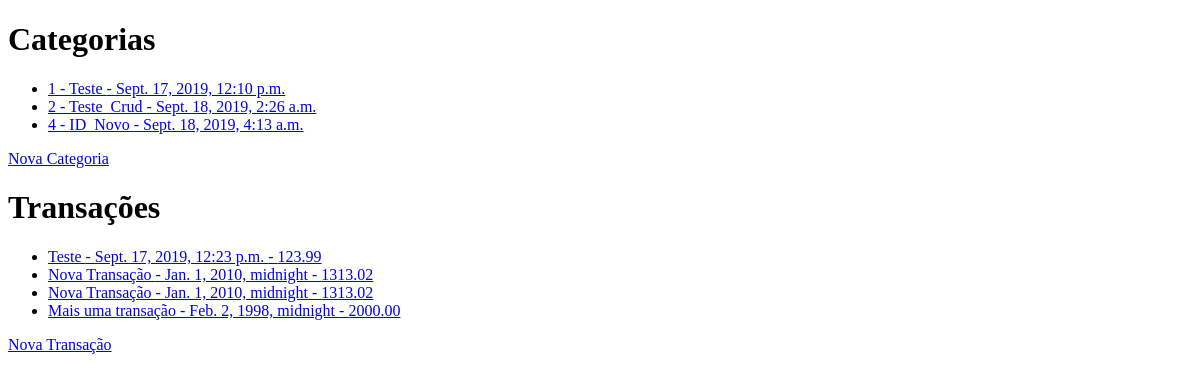
The page /listagem/ on the database as committed earlier.
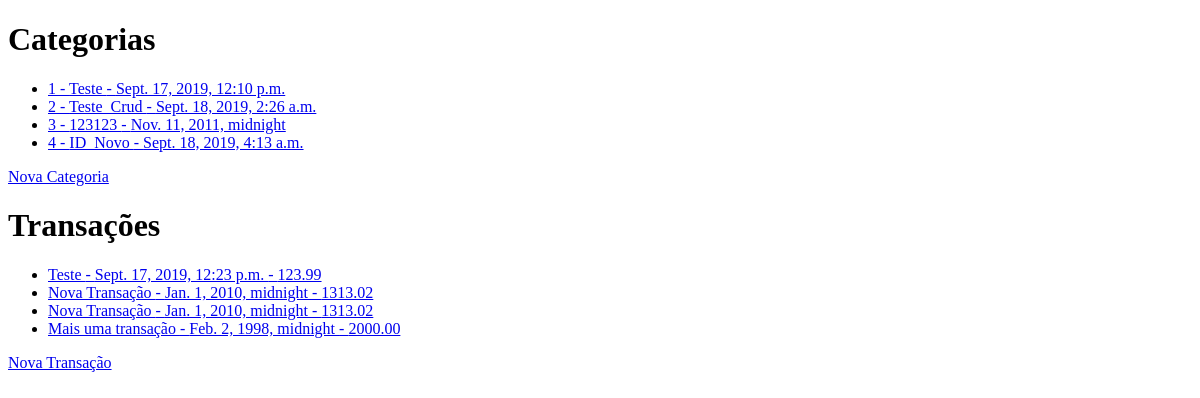
The same page on the database as committed later.
### contas/models.py (models this page shows, shortened)
class Categoria(models.Model):
    tipo_categoria = models.IntegerField(primary_key = True)
    nome_categoria = models.CharField(max_length = 100)
    dt_criacao = models.DateTimeField()

class Transacao(models.Model):
    dt_transacao = models.DateTimeField()
    descricao = models.CharField(max_length = 200)
    valor = models.DecimalField(max_digits = 7, decimal_places = 2)
    Categoria = models.ForeignKey(Categoria, on_delete = models.CASCADE)
    observacoes = models.TextField(null = True, blank = True)
    class Meta:
        verbose_name_plural = 'Transações'

### contas/views.py (the view)
# urls.py: path('listagem/', listagem, name='url_listagem'), # OK
def listagem(request):
    data = {}
    data['transacoes'] = Transacao.objects.all()
    data['categorias'] = Categoria.objects.all()
    return render(request, 'contas/listagem.html', data)

### contas/templates/contas/listagem.html (shortened to what this page needs)
<!DOCTYPE html>
<html lang="en">
<head>
</head>
<body>
    <h1>Categorias</h1>
    <ul>
    {% for categoria in categorias %}
        <li><a href="{%url 'url_update_categoria' categoria.pk %}">{{ categoria.tipo_categoria}} - {{categoria.nome_categoria}}
            - {{categoria.dt_criacao}}</a></li>
    {% endfor %}
    </ul>
    <a href="{%url 'url_nova_categoria'%}">Nova Categoria</a>
    <h1>Transações</h1>
    <ul>
    {% for transacao in transacoes %}
        <li><a href="{%url 'url_update' transacao.id%}"> {{ transacao.descricao }} - {{transacao.dt_transacao}}
            - {{transacao.valor}}</a></li>
    {% endfor %}
    </ul>
    <a href="{%url 'url_nova'%}">Nova Transação</a>
</body>
</html>

Rows that differ between the two databases and show on the page:
added Categoria: tipo_categoria "3", nome_categoria "123123", dt_criacao "Nov. 11, 2011, midnight"
